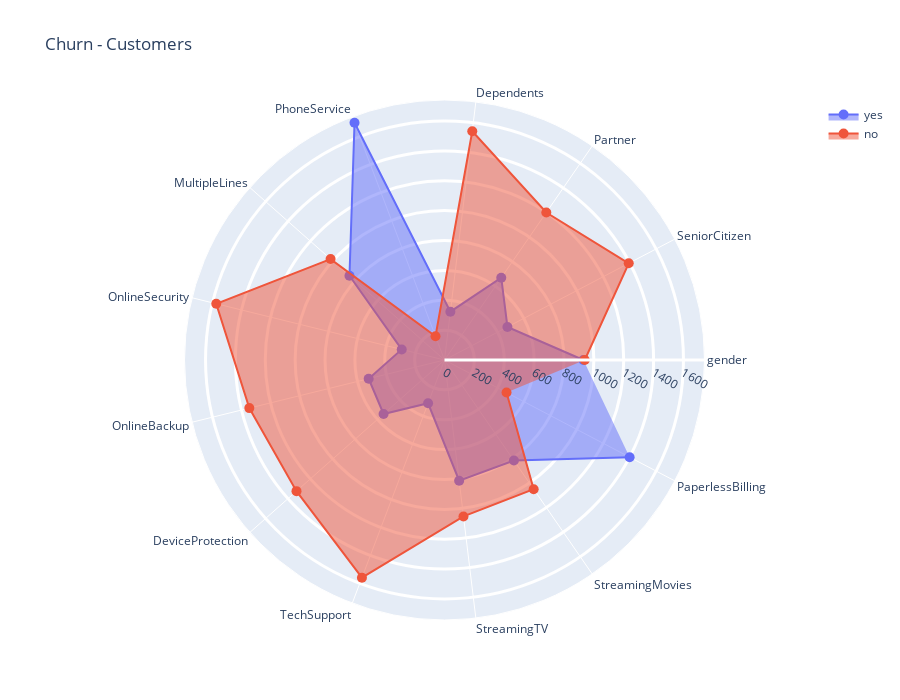

Write notebook code for a chart like this one.
### Code cell
data_radar = telcom[binary_cat]
# data_radar

# df = data_radar[data_radar['Churn'] == 1]
# df_sum = df.sum().reset_index()
# df_sum.columns = ['features', 'yes']
# df_sum['no'] = df.shape[0] - df_sum['yes']

# # select all features except Churn
# df_x = df_sum[df_sum['features'] != 'Churn']


def plot_radar(data_radar, filter_y_n, title):
    
    df = data_radar[data_radar['Churn'] == filter_y_n]
    df_sum = df.sum().reset_index()
    df_sum.columns = ['features', 'yes']
    df_sum['no'] = df.shape[0] - df_sum['yes']

    # select all features except Churn
    df_x = df_sum[df_sum['features'] != 'Churn']
    
    # for 'Churn'- 'yes'
    trace1 = go.Scatterpolar(r =  df_x['yes'].values.tolist(), # features sum of the count
                           theta = df_x['features'].tolist(), # all the features
                           fill='toself',
                           name= 'yes',
                           mode='markers+lines',
                           marker = dict(size=10)
                           )
    # for 'Churn'- 'no'
    trace2 = go.Scatterpolar(r =  df_x['no'].values.tolist(), # features sum of the count
                           theta = df_x['features'].tolist(), # all the features
                           fill='toself',
                           name= 'no',
                           mode='markers+lines',
                           marker = dict(size=10)
                           )

    layout = go.Layout(dict(polar = dict(radialaxis = 
                                         dict(visible=True,
                                              showline=True,
                                              linewidth= 3, # width for the radial axis
                                              linecolor='white',
                                              gridwidth = 3,
                                              gridcolor='white'),
#                                          angularaxis = dict(tickfont = dict(size = 10),
#                                                             layer = "below traces")
                                                           )                                     
                                        ),
                        title = title,
                        height=700
                      )
                        
                           
    fig = go.Figure(data=[trace1, trace2], layout=layout)
    fig.show()
    
# plot
trace1 = plot_radar(data_radar, 1, 'Churn - Customers')
#trace2 = plot_radar(data_radar, 0, 'Non_Churn - Customers')

### Figure 1 — Plotly figure (JSON) as saved in the notebook; plotly's stock layout.template omitted (floating-point values rounded to 4 significant figures)
{"data": [{"fill": "toself", "marker": {"size": 10}, "mode": "markers+lines", "name": "yes", "r": [930, 476, 669, 326, 1699, 850, 295, 523, 545, 310, 814, 818, 1400], "theta": ["gender", "SeniorCitizen", "Partner", "Dependents", "PhoneService", "MultipleLines", "OnlineSecurity", "OnlineBackup", "DeviceProtection", "TechSupport", "StreamingTV", "StreamingMovies", "PaperlessBilling"], "type": "scatterpolar"}, {"fill": "toself", "marker": {"size": 10}, "mode": "markers+lines", "name": "no", "r": [939, 1393, 1200, 1543, 170, 1019, 1574, 1346, 1324, 1559, 1055, 1051, 469], "theta": ["gender", "SeniorCitizen", "Partner", "Dependents", "PhoneService", "MultipleLines", "OnlineSecurity", "OnlineBackup", "DeviceProtection", "TechSupport", "StreamingTV", "StreamingMovies", "PaperlessBilling"], "type": "scatterpolar"}], "layout": {"height": 700, "polar": {"radialaxis": {"gridcolor": "white", "gridwidth": 3, "linecolor": "white", "linewidth": 3, "showline": true, "visible": true}}, "title": {"text": "Churn - Customers"}}}
